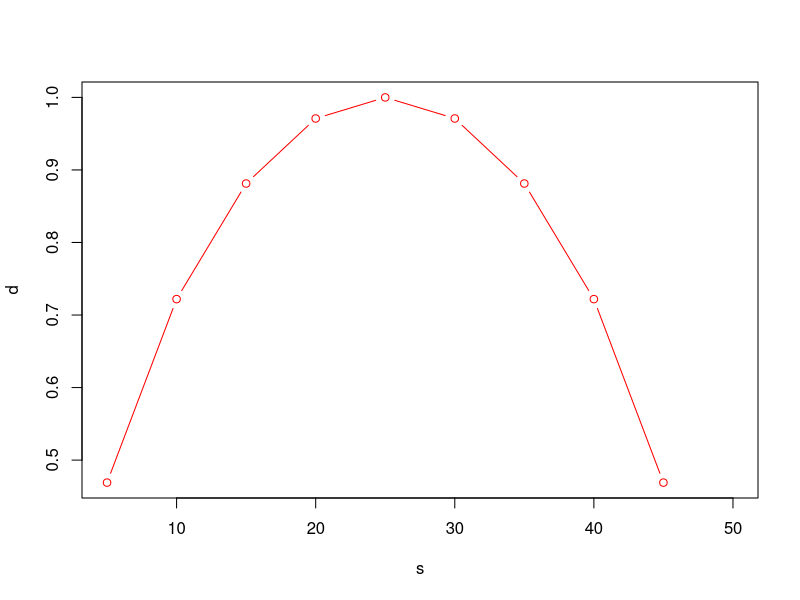
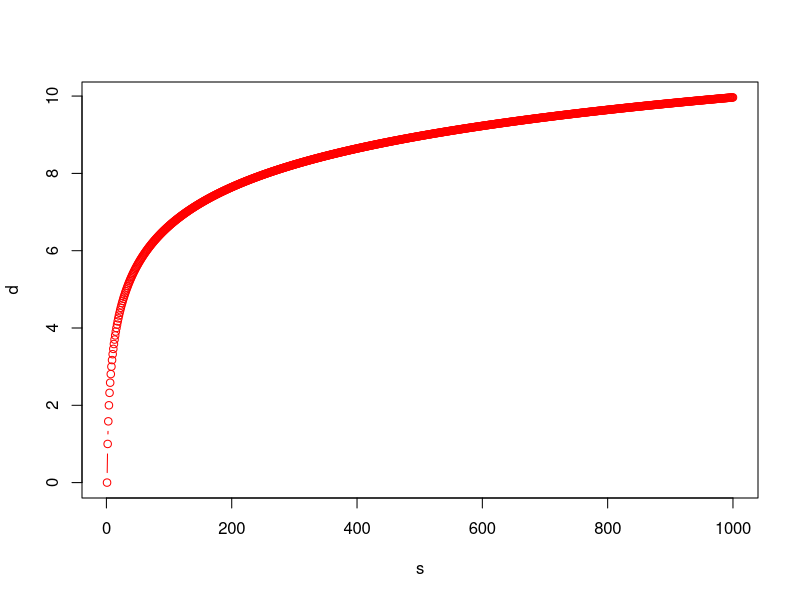

Recreate these plots in R, in order.
## ---- chunk 1
s = 50
x = seq(5,50,by=5)

d = numeric(10)
for (i in 1:10){
  a=x[i]
  b=s-a
  d[i] = -(a/(a+b))*log2(a/(a+b)) -(b/(a+b))*log2(b/(a+b))
}


plot(x=x, y=d, col='red', type='b',xlab="s")

## ---- chunk 2

s = 1000
d = numeric(s)
n = 100
for (i in 1:s){

  d[i] = - i * (n/(i*n))*log2(n/(i*n)) 
}


plot(x=1:s, y=d, col='red', type='b', xlab="s")

